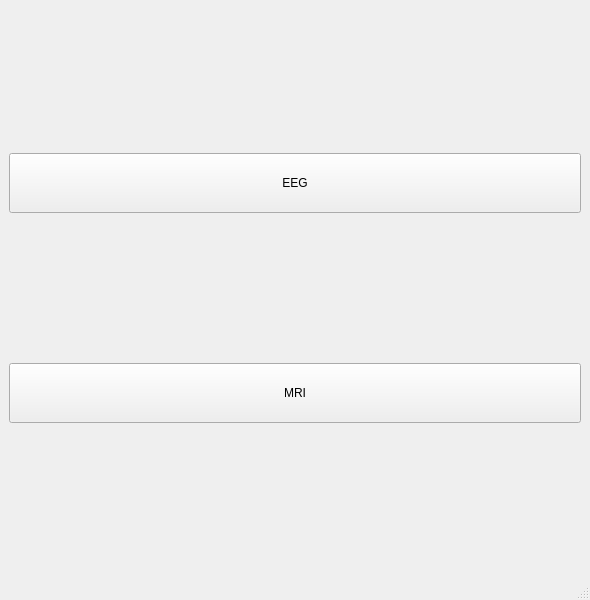
<?xml version="1.0" encoding="UTF-8"?>
<ui version="4.0">
 <class>MainWindow</class>
 <widget class="QMainWindow" name="MainWindow">
  <property name="geometry">
   <rect>
    <x>0</x>
    <y>0</y>
    <width>590</width>
    <height>600</height>
   </rect>
  </property>
  <property name="windowTitle">
   <string>MainWindow</string>
  </property>
  <widget class="QWidget" name="centralwidget">
   <layout class="QVBoxLayout" name="verticalLayout_2">
    <item>
     <widget class="QPushButton" name="btn_EEG">
      <property name="maximumSize">
       <size>
        <width>800</width>
        <height>60</height>
       </size>
      </property>
      <property name="text">
       <string>EEG</string>
      </property>
     </widget>
    </item>
    <item>
     <widget class="QPushButton" name="btn_MRI">
      <property name="maximumSize">
       <size>
        <width>800</width>
        <height>60</height>
       </size>
      </property>
      <property name="text">
       <string>MRI</string>
      </property>
     </widget>
    </item>
   </layout>
  </widget>
  <widget class="QMenuBar" name="menubar">
   <property name="geometry">
    <rect>
     <x>0</x>
     <y>0</y>
     <width>590</width>
     <height>21</height>
    </rect>
   </property>
  </widget>
  <widget class="QStatusBar" name="statusbar"/>
 </widget>
 <resources/>
 <connections/>
</ui>
